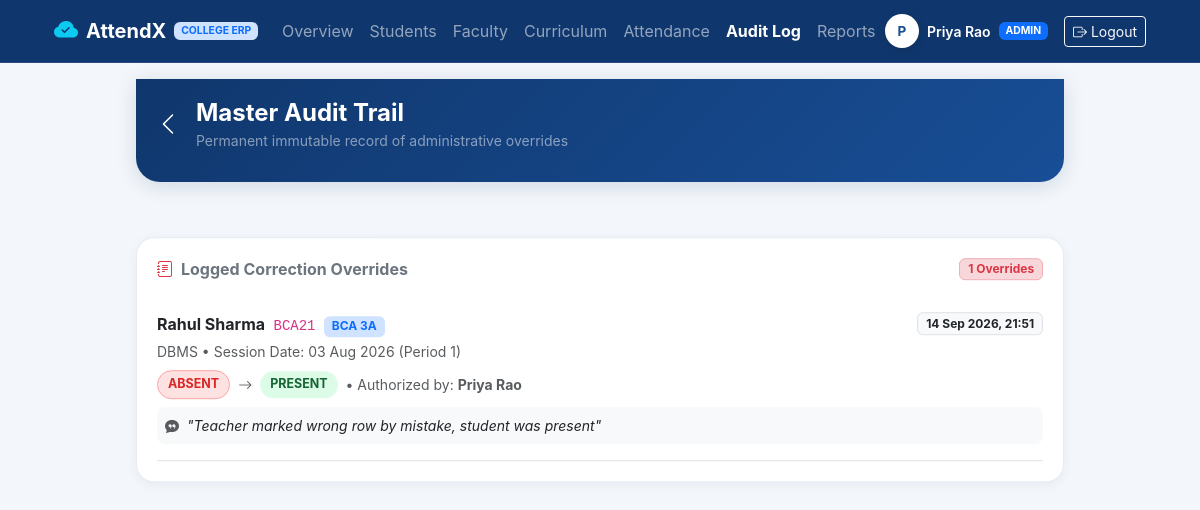
Page /admin/audit-log (signed in) on the earlier database version.
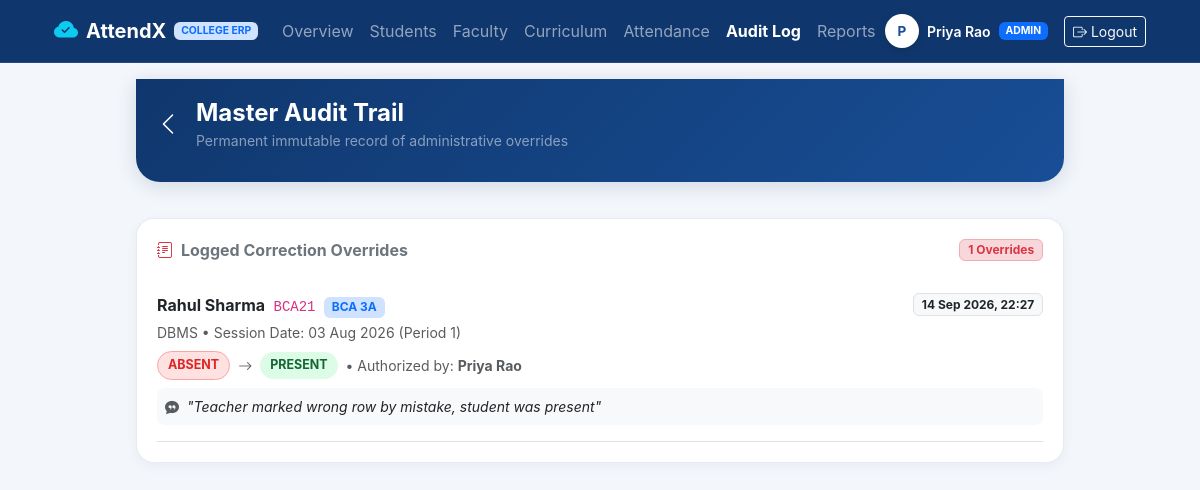
Same page on the later database version.
### models.py (models this page shows, shortened)
class User(db.Model):
    __tablename__ = 'users'
    user_id = db.Column(db.Integer, primary_key=True, autoincrement=True)
    name = db.Column(db.String(100), nullable=False)
    email = db.Column(db.String(150), unique=True, nullable=False)
    password = db.Column(db.String(255), nullable=False)
    role = db.Column(db.Enum('teacher', 'student', 'admin', name='user_roles'), nullable=False)
    photo_url = db.Column(db.String(255), nullable=True)
    active = db.Column(db.Boolean, default=True, nullable=False)
    created_at = db.Column(db.DateTime, default=datetime.utcnow, nullable=False)
    student_profile = db.relationship('Student', backref='user', uselist=False, lazy=True)
    teacher_assignments = db.relationship('TeacherSubject', backref='teacher', lazy=True)
    marked_attendances = db.relationship('Attendance', backref='marker', lazy=True)
    corrections_made = db.relationship('AttendanceCorrection', backref='admin', lazy=True)

class AttendanceCorrection(db.Model):
    __tablename__ = 'attendance_corrections'
    correction_id = db.Column(db.Integer, primary_key=True, autoincrement=True)
    attendance_id = db.Column(db.Integer, db.ForeignKey('attendance.attendance_id'), nullable=False)
    admin_id = db.Column(db.Integer, db.ForeignKey('users.user_id'), nullable=False)
    old_status = db.Column(db.Enum('present', 'absent', name='old_status_enum'), nullable=False)
    new_status = db.Column(db.Enum('present', 'absent', name='new_status_enum'), nullable=False)
    reason = db.Column(db.Text, nullable=False)
    corrected_at = db.Column(db.DateTime, default=datetime.utcnow, nullable=False)

class Student(db.Model):
    __tablename__ = 'students'
    student_id = db.Column(db.Integer, primary_key=True, autoincrement=True)
    user_id = db.Column(db.Integer, db.ForeignKey('users.user_id'), unique=True, nullable=False)
    roll_no = db.Column(db.String(20), unique=True, nullable=False)
    class_id = db.Column(db.Integer, db.ForeignKey('classes.class_id'), nullable=False)
    attendances = db.relationship('Attendance', backref='student', lazy=True)

class Class(db.Model):
    __tablename__ = 'classes'
    class_id = db.Column(db.Integer, primary_key=True, autoincrement=True)
    class_name = db.Column(db.String(50), unique=True, nullable=False)
    created_at = db.Column(db.DateTime, default=datetime.utcnow, nullable=False)
    students = db.relationship('Student', backref='class_obj', lazy=True)
    class_subjects = db.relationship('ClassSubject', backref='class_obj', lazy=True)
    teacher_subjects = db.relationship('TeacherSubject', backref='class_obj', lazy=True)
    attendances = db.relationship('Attendance', backref='class_obj', lazy=True)

class Subject(db.Model):
    __tablename__ = 'subjects'
    subject_id = db.Column(db.Integer, primary_key=True, autoincrement=True)
    subject_name = db.Column(db.String(100), unique=True, nullable=False)
    class_subjects = db.relationship('ClassSubject', backref='subject', lazy=True)
    teacher_subjects = db.relationship('TeacherSubject', backref='subject', lazy=True)
    attendances = db.relationship('Attendance', backref='subject', lazy=True)

class Attendance(db.Model):
    __tablename__ = 'attendance'
    attendance_id = db.Column(db.Integer, primary_key=True, autoincrement=True)
    student_id = db.Column(db.Integer, db.ForeignKey('students.student_id'), nullable=False)
    subject_id = db.Column(db.Integer, db.ForeignKey('subjects.subject_id'), nullable=False)
    class_id = db.Column(db.Integer, db.ForeignKey('classes.class_id'), nullable=False)
    period_id = db.Column(db.Integer, db.ForeignKey('periods.period_id'), nullable=False)
    date = db.Column(db.Date, nullable=False)
    status = db.Column(db.Enum('present', 'absent', name='attendance_status'), nullable=False)
    locked = db.Column(db.Boolean, default=False, nullable=False)
    marked_by = db.Column(db.Integer, db.ForeignKey('users.user_id'), nullable=False)
    created_at = db.Column(db.DateTime, default=datetime.utcnow, nullable=False)
    corrections = db.relationship('AttendanceCorrection', backref='attendance_record', lazy=True)
    __table_args__ = (
        db.UniqueConstraint('student_id', 'subject_id', 'period_id', 'date', name='unique_attendance_entry'),
    )

class Period(db.Model):
    __tablename__ = 'periods'
    period_id = db.Column(db.Integer, primary_key=True, autoincrement=True)
    period_name = db.Column(db.String(50), nullable=False)
    start_time = db.Column(db.Time, nullable=True)
    end_time = db.Column(db.Time, nullable=True)
    attendances = db.relationship('Attendance', backref='period', lazy=True)

### routes/admin_routes.py (the view)
@admin_bp.route('/audit-log')
@role_required('admin')
def audit_log():
    corrections = AttendanceCorrection.query.order_by(AttendanceCorrection.corrected_at.desc()).all()
    return render_template('admin/audit_log.html', corrections=corrections)

### auth.py (called while the page is built)
def get_current_user():
    user_id = session.get('user_id')
    if user_id:
        return User.query.get(user_id)
    return None

### templates/admin/audit_log.html (shortened to what this page needs)
{% extends "base.html" %}
{% block content %}
<div class="row g-3 py-2">
    <div class="col-12">
        <div class="app-top-header">
            <div class="d-flex align-items-center gap-3">
                <a href="{{ url_for('admin.dashboard') }}" class="text-white fs-4">
                    <i class="bi bi-chevron-left"></i>
                </a>
                <div>
                    <h4 class="fw-bold mb-0 text-white">Master Audit Trail</h4>
                    <span class="small text-white-50">Permanent immutable record of administrative overrides</span>
                </div>
            </div>
        </div>
    </div>
    <div class="col-12">
        <div class="app-card">
            <div class="d-flex justify-content-between align-items-center mb-3">
                <h6 class="fw-bold text-secondary mb-0"><i class="bi bi-journal-text text-danger me-2"></i>Logged Correction Overrides</h6>
                <span class="badge bg-danger-subtle text-danger border border-danger-subtle">{{ corrections|length }} Overrides</span>
            </div>
            {% if corrections %}
                <div class="list-group list-group-flush">
                    {% for c in corrections %}
                        <div class="list-group-item px-0 py-3 border-bottom">
                            <div class="d-flex justify-content-between align-items-start mb-1">
                                <div>
                                    <span class="fw-bold text-dark fs-6">{{ c.attendance_record.student.user.name }}</span>
                                    <code class="ms-1">{{ c.attendance_record.student.roll_no }}</code>
                                    <span class="badge bg-primary-subtle text-primary ms-1">{{ c.attendance_record.class_obj.class_name }}</span>
                                </div>
                                <span class="badge bg-light text-dark border">{{ c.corrected_at.strftime('%d %b %Y, %H:%M') }}</span>
                            </div>
                            <div class="small text-muted mb-2">
                                {{ c.attendance_record.subject.subject_name }} &bull; Session Date: {{ c.attendance_record.date.strftime('%d %b %Y') }} ({{ c.attendance_record.period.period_name }})
                            </div>
                            <div class="d-flex align-items-center gap-2 mb-2">
                                <span class="alert-badge-danger">{{ c.old_status|upper }}</span>
                                <i class="bi bi-arrow-right small text-muted"></i>
                                <span class="badge-success-subtle">{{ c.new_status|upper }}</span>
                                <span class="text-muted small">&bull; Authorized by: <strong>{{ c.admin.name }}</strong></span>
                            </div>
                            <div class="bg-light p-2 rounded-3 small fst-italic text-dark">
                                <i class="bi bi-chat-quote-fill text-muted me-1"></i> "{{ c.reason }}"
                            </div>
                        </div>
                    {% endfor %}
                </div>
            {% else %}
                <p class="text-muted small mb-0">No corrections logged yet. All attendance records are pristine.</p>
            {% endif %}
        </div>
    </div>
</div>
{% endblock %}

### templates/base.html (shortened to what this page needs)
<!DOCTYPE html>
<html lang="en">
<head>
    <link href="https://cdn.jsdelivr.net/npm/bootstrap@5.3.3/dist/css/bootstrap.min.css" rel="stylesheet">
    <link href="https://cdn.jsdelivr.net/npm/bootstrap-icons@1.11.3/font/bootstrap-icons.min.css" rel="stylesheet">
    <link rel="stylesheet" href="{{ url_for('static', filename='css/style.css') }}">
</head>
<body class="{% block body_class %}{% endblock %}">
    {% if logged_in and not hide_header %}
        <nav class="navbar navbar-expand-lg navbar-dark d-none d-md-flex" style="background: #10376d; border-bottom: 1px solid rgba(255,255,255,0.1);">
            <div class="container px-4">
                <a class="navbar-brand d-flex align-items-center gap-2" href="{{ url_for('index') }}">
                    <i class="bi bi-cloud-check-fill text-info fs-4"></i>
                    <span class="fw-bold">AttendX</span>
                    <span class="badge bg-primary-subtle text-primary" style="font-size: 0.65rem;">COLLEGE ERP</span>
                </a>
                <div class="collapse navbar-collapse">
                    <ul class="navbar-nav me-auto mb-2 mb-lg-0">
                        {% if user_role == 'student' %}
                            <li class="nav-item"><a class="nav-link {% if request.endpoint == 'student.dashboard' %}active text-white fw-bold{% endif %}" href="{{ url_for('student.dashboard') }}">Dashboard</a></li>
                            <li class="nav-item"><a class="nav-link {% if request.endpoint == 'student.attendance_page' %}active text-white fw-bold{% endif %}" href="{{ url_for('student.attendance_page') }}">Attendance</a></li>
                            <li class="nav-item"><a class="nav-link {% if request.endpoint == 'student.schedule' %}active text-white fw-bold{% endif %}" href="{{ url_for('student.schedule') }}">Schedule</a></li>
                            <li class="nav-item"><a class="nav-link {% if request.endpoint == 'student.assignments' %}active text-white fw-bold{% endif %}" href="{{ url_for('student.assignments') }}">Assignments</a></li>
                            <li class="nav-item"><a class="nav-link {% if request.endpoint == 'student.fees' %}active text-white fw-bold{% endif %}" href="{{ url_for('student.fees') }}">Fees</a></li>
                            <li class="nav-item"><a class="nav-link {% if request.endpoint == 'student.notices' %}active text-white fw-bold{% endif %}" href="{{ url_for('student.notices') }}">Notices</a></li>
                        {% elif user_role == 'admin' %}
                            <li class="nav-item"><a class="nav-link {% if request.endpoint == 'admin.dashboard' %}active text-white fw-bold{% endif %}" href="{{ url_for('admin.dashboard') }}">Overview</a></li>
                            <li class="nav-item"><a class="nav-link {% if request.endpoint == 'admin.manage_students' %}active text-white fw-bold{% endif %}" href="{{ url_for('admin.manage_students') }}">Students</a></li>
                            <li class="nav-item"><a class="nav-link {% if request.endpoint == 'admin.manage_teachers' %}active text-white fw-bold{% endif %}" href="{{ url_for('admin.manage_teachers') }}">Faculty</a></li>
                            <li class="nav-item"><a class="nav-link {% if request.endpoint == 'admin.manage_classes' %}active text-white fw-bold{% endif %}" href="{{ url_for('admin.manage_classes') }}">Curriculum</a></li>
                            <li class="nav-item"><a class="nav-link {% if request.endpoint == 'admin.view_attendance' %}active text-white fw-bold{% endif %}" href="{{ url_for('admin.view_attendance') }}">Attendance</a></li>
                            <li class="nav-item"><a class="nav-link {% if request.endpoint == 'admin.audit_log' %}active text-white fw-bold{% endif %}" href="{{ url_for('admin.audit_log') }}">Audit Log</a></li>
                            <li class="nav-item"><a class="nav-link {% if request.endpoint == 'admin.reports' %}active text-white fw-bold{% endif %}" href="{{ url_for('admin.reports') }}">Reports</a></li>
                        {% endif %}
                    </ul>
                    <div class="d-flex align-items-center gap-3">
                        <div class="text-white d-flex align-items-center gap-2">
                            <div class="avatar-circle" style="width: 34px; height: 34px; font-size: 0.85rem;">
                                {{ current_user.name[0] if current_user else 'U' }}
                            </div>
                            <span class="small fw-semibold">{{ current_user.name }}</span>
                            <span class="badge bg-primary text-uppercase" style="font-size: 0.65rem;">{{ user_role }}</span>
                        </div>
                        <a href="{{ url_for('auth.logout') }}" class="btn btn-outline-light btn-sm">
                            <i class="bi bi-box-arrow-right"></i> Logout
                        </a>
                    </div>
                </div>
            </div>
        </nav>
    {% endif %}
    <main class="app-container">
        {% block content %}{% endblock %}
    </main>
</body>
</html>

### static/css/style.css (style rules this page uses)
:root { --app-primary: #184e96; --app-primary-dark: #10376d; --app-primary-light: #2563eb; --app-primary-subtle: #ebf3ff; --app-accent: #f59e0b; --app-success: #10b981; --app-danger: #ef4444; --app-bg: #f3f6fa; --app-card: #ffffff; --app-text: #1e293b; --app-text-muted: #64748b; --app-border: #e2e8f0; --app-radius: 18px; --app-radius-lg: 24px; }
body { background-color: var(--app-bg); font-family: -apple-system, BlinkMacSystemFont, "Segoe UI", Roboto, "Helvetica Neue", Arial, sans-serif; color: var(--app-text); min-height: 100vh; display: flex; flex-direction: column; margin: 0; padding-bottom: 70px; }
.app-container { max-width: 960px; margin: 0 auto; width: 100%; padding: 0 16px; }
.app-top-header { background: linear-gradient(135deg, var(--app-primary-dark) 0%, var(--app-primary) 100%); color: #ffffff; padding: 20px 20px 30px 20px; border-bottom-left-radius: 24px; border-bottom-right-radius: 24px; box-shadow: 0 4px 20px rgba(16, 55, 109, 0.15); margin-bottom: 20px; }
.app-top-header a { color: #ffffff; text-decoration: none; }
.avatar-circle { width: 48px; height: 48px; border-radius: 50%; background: #ffffff; color: var(--app-primary); display: flex; align-items: center; justify-content: center; font-weight: 700; font-size: 1.1rem; box-shadow: 0 2px 8px rgba(0, 0, 0, 0.15); border: 2px solid rgba(255, 255, 255, 0.9); }
.app-card { background: var(--app-card); border-radius: var(--app-radius); border: 1px solid rgba(226, 232, 240, 0.8); box-shadow: 0 3px 12px rgba(18, 56, 108, 0.05); padding: 20px; margin-bottom: 16px; transition: transform 0.2s ease, box-shadow 0.2s ease; }
.alert-badge-danger { background-color: #fee2e2; color: #dc2626; font-weight: 700; border: 1px solid #fca5a5; padding: 4px 10px; border-radius: 20px; font-size: 0.78rem; display: inline-flex; align-items: center; gap: 4px; }
.badge-success-subtle { background-color: #dcfce7; color: #166534; font-weight: 700; padding: 4px 10px; border-radius: 20px; font-size: 0.78rem; }
.app-card, .subject-card, .action-item, .btn { will-change: transform; }

Differences in the rows shown:
changed AttendanceCorrection "Teacher marked wrong row by mistake, student was present": corrected_at "14 Sep 2026, 21:51" → "14 Sep 2026, 22:27"
